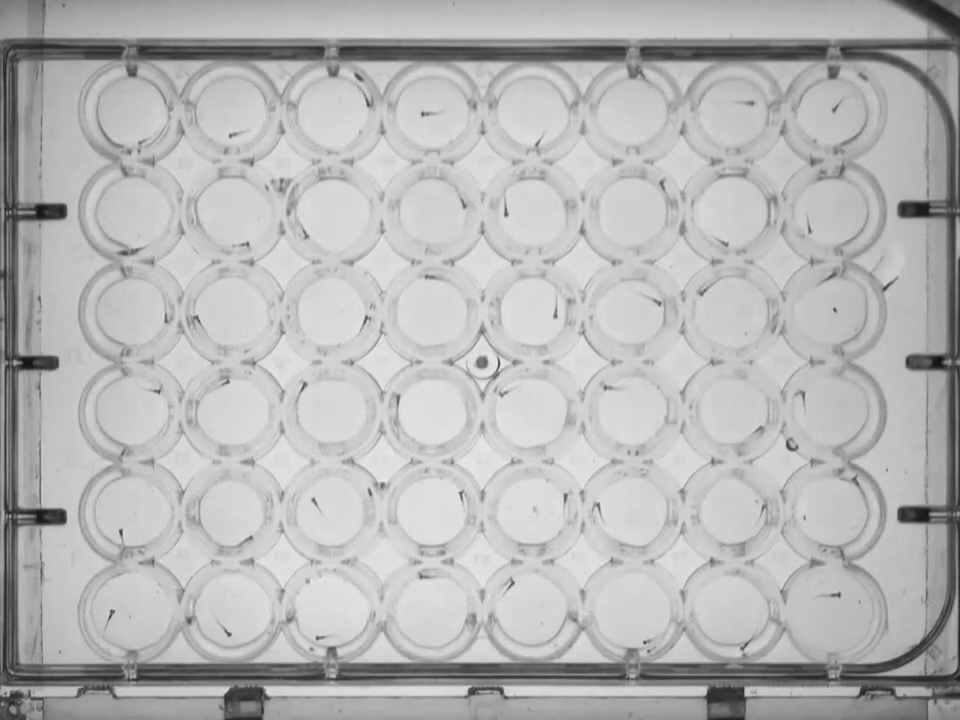
#> input picture zebrafish.png, 960 x 720 px
$ python Find_Well_Plates.py
#> lines starting #> are read from the running program, lines starting #| are printed output that depends on the picture; after the words box and inside, x2 and y2 are one past the last pixel; in counts of white or black regions, pixels touching at a corner belong together
import numpy as np
import cv2 as cv
import imageio

# [10 lines left out: function pop_element_of_2D_array, not called in this run]

def get_circles_of_similar_radius(circ_arr):

    def iterator(circ_arr, grouped_list):
        threshold = 5
        circ = circ_arr[0,...]
        radius = circ[2]

        grouped_array = circ
        # First row is temporary
        ungrouped_array = np.zeros(circ.shape)
        for idx, other_circ in enumerate(circ_arr[1:,...]):
            other_radius = other_circ[2]
            radius_diff = np.abs(other_radius - radius)
            if radius_diff < threshold:
                # Got to do this because numpy is wierd
                if grouped_array.ndim == 2:
                    grouped_array = np.concatenate((grouped_array, other_circ[np.newaxis]), axis=0)
                else:
                    grouped_array = np.stack((grouped_array, other_circ), axis=0)
            else:
                # Got to do this because numpy is wierd
                if ungrouped_array.ndim == 2:
                    ungrouped_array = np.concatenate((ungrouped_array, other_circ[np.newaxis]), axis=0)
                else:
                    ungrouped_array = np.stack((ungrouped_array, other_circ), axis=0)
                # ungrouped_array = np.concatenate((ungrouped_array, other_circ), axis = 0)
        grouped_list.append(grouped_array)

        circles_left = len(ungrouped_array) - 1
        if ungrouped_array.ndim == 1: circles_left = 0
        if circles_left >= 2:
            circ_arr = ungrouped_array[1:,:]
            iterator(circ_arr, grouped_list)

        return grouped_list

    grouped_list = iterator(circ_arr, [])

    # finding the group with the most amount of circles
    largest_amount = 0
    idx_of_largest = 0
    for idx, grouped_arr in enumerate(grouped_list):
        amount = len(grouped_arr)
        if largest_amount <= amount:
            largest_amount = amount
            idx_of_largest = idx

    return grouped_list[idx_of_largest]

def find_top_left_circ_and_bottom_right(circ_arr):
    x_min = np.min(circ_arr[:,0])
    y_min = np.min(circ_arr[:,1])

    x_max = np.max(circ_arr[:,0])
    y_max = np.max(circ_arr[:,1])

    average_radius = np.mean(circ_arr[:,2])
    return np.array([[x_min, y_min, average_radius],
                     [x_max, y_max, average_radius]])

def create_circ_grid(top_left_circ, bottom_right, rows, columns):
    sx, sy = top_left_circ[0:2]
    bx, by = bottom_right[0:2]

    width = (bx - sx) / (columns - 1)
    height = (by - sy) / (rows - 1)

    # Divide width + height by 2 to get average, divide by 2 again to get radius
    radius = (width + height) / 4


    grid_of_circles = np.zeros((rows * columns, 3))
    for row in range(rows):
        for column in range(columns):
            center_x = sx + column * width
            center_y = sy + row * height

            idx = column + (row * columns)
            grid_of_circles[idx, :] = [center_x, center_y, radius]

    return grid_of_circles
# [11 lines of commented-out code are left out]

def error_between_actual_and_grid(circ_arr, grid_of_circles):
    # NOTE: it might be a good idea to take out circles in the grid that have been paired with a circ
    # this is in case some circles start to get paired with similar points on the grid

    average_radius = circ_arr[0,2]

    threshold_percent_to_be_a_good_circ = .2
    distance_threshold = average_radius * threshold_percent_to_be_a_good_circ

    amount_of_good_circs = 0
    minimum_distances = []
    for circ in circ_arr:
        differance_arr = grid_of_circles - circ
        distance_arr = (differance_arr[:,0]** 2 + differance_arr[:,1]**2) ** .5
        min_distance = np.min(distance_arr)

        if min_distance < distance_threshold:
            amount_of_good_circs += 1

        minimum_distances.append(min_distance)
    minimum_distances = np.array(minimum_distances)

    average_min_dist = np.mean(minimum_distances)

    return amount_of_good_circs, average_min_dist

def error(circles, rows, columns):
    circles = get_circles_of_similar_radius(circles)
    top_and_bottom = find_top_left_circ_and_bottom_right(circles)
    grid_of_circles = create_circ_grid(top_and_bottom[0], top_and_bottom[1], rows, columns)
    amount_of_good_circles, average_distance = error_between_actual_and_grid(circles, grid_of_circles)
    return amount_of_good_circles, average_distance, grid_of_circles

# [40 lines left out: function find_circles, not called in this run]

def find_best_set_of_circles(im_path, rows_for_well_plate, columns):
#> called with im_path = 'zebrafish.png', rows_for_well_plate = 6, columns = 8
    src = cv.imread(im_path, cv.IMREAD_COLOR)
#> src is the input picture: shape (720, 960, 3); min 16, max 237, mean 182.4

    gray = cv.cvtColor(src, cv.COLOR_BGR2GRAY)

    gray = cv.medianBlur(gray, 5)

    rows = gray.shape[0]
#> rows = 720

    total_amount_of_circles = rows_for_well_plate * columns
    amount_of_good_circles_so_far = 0
    best_average_distance_so_far = np.inf
    current_best_error = (amount_of_good_circles_so_far, best_average_distance_so_far)
    current_best_grid = None

    # Calculation the values we will try
    smallest_dimension = np.min(gray.shape[:2])
#> smallest_dimension = 720
    smallest_possible_radius = smallest_dimension * .05
#> smallest_possible_radius = 36
    biggest_possible_radius = smallest_dimension * .15
#> biggest_possible_radius = 108
    max_resolution = 50
    if (biggest_possible_radius - smallest_possible_radius) + 1 < max_resolution:
        max_resolution = int( (biggest_possible_radius - smallest_possible_radius) + 1)

    possible_radius = np.linspace(smallest_possible_radius, biggest_possible_radius, max_resolution)
#> possible_radius = 50 values from 36 to 108
    possible_radius = possible_radius.astype(int)

    # Finding the best grid
    for big_radius in possible_radius:
        circles = cv.HoughCircles(gray, cv.HOUGH_GRADIENT, 1, rows / 8,
                                  param1=100, param2=30,
                                  minRadius=1, maxRadius=big_radius)

        if circles is not None:
            circles = circles[0, :]
        else:
            continue
        amount_of_circles = len(circles)
        if amount_of_circles/ total_amount_of_circles < .1:
            # The amount of circles is too few to give a good estimate
            continue
        else:
            amount_of_good_circles, average_distance, grid_of_circles = error(circles, rows_for_well_plate, columns)
            if amount_of_good_circles >= amount_of_good_circles_so_far:
                if average_distance < best_average_distance_so_far:
                    amount_of_good_circles_so_far = amount_of_good_circles
                    best_average_distance_so_far = average_distance
                    current_best_grid = grid_of_circles
#> this loop made 50 passes
#> amount_of_circles on passes 1, 7, 14, 15: 6, 20, 41, 43
#> amount_of_circles on passes 2, 3, 4, 5, 6, 8: 9, 11, 14, 17, 19, 21

    if current_best_grid is not None:
        np.save('grid.npy', current_best_grid)

        # Drawing
        circles = current_best_grid
        circles = np.uint16(np.around(circles))
        for idx, i in enumerate(circles):
            center = (i[0], i[1])
            # circle center
            cv.circle(src, center, 1, (0, 100, 100), 3)
            # circle outline
            radius = i[2]
            cv.circle(src, center, radius, (255, 0, 255), 3)
#> this loop made 48 passes
#> i on passes 1 to 12: [130, 114, 50], [231, 114, 50], [332, 114, 50], [433, 114, 50], [533, 114, 50], [634, 114, 50], [735, 114, 50], [836, 114, 50], [130, 214, 50], [231, 214, 50], [332, 214, 50], [433, 214, 50]
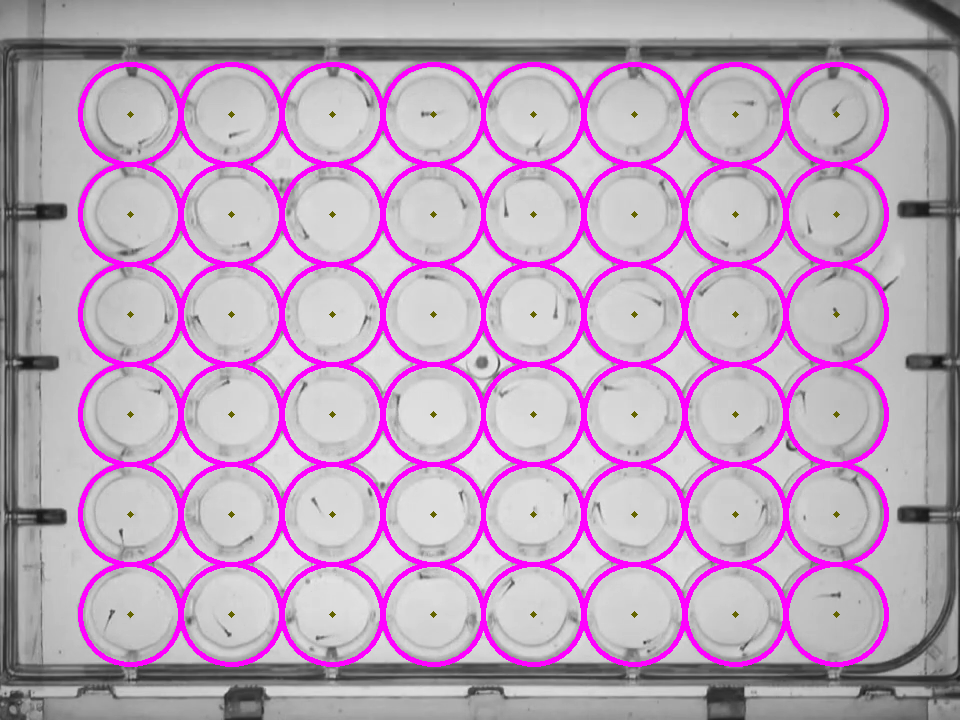
#> src: shape (720, 960, 3); 10.07% of pixels changed, all inside (x1, y1, x2, y2) = (78, 62, 889, 667)
        cv.imwrite('result.png', src)


im_path = 'zebrafish.png'
# find_circles(im_path)

# im_path = 'other_well_plate_image.jpg'
# im_path = 'well_plate4.png'

find_best_set_of_circles(im_path, 6,8)

$ run again, with other_well_plate_image.jpg saved as zebrafish.png
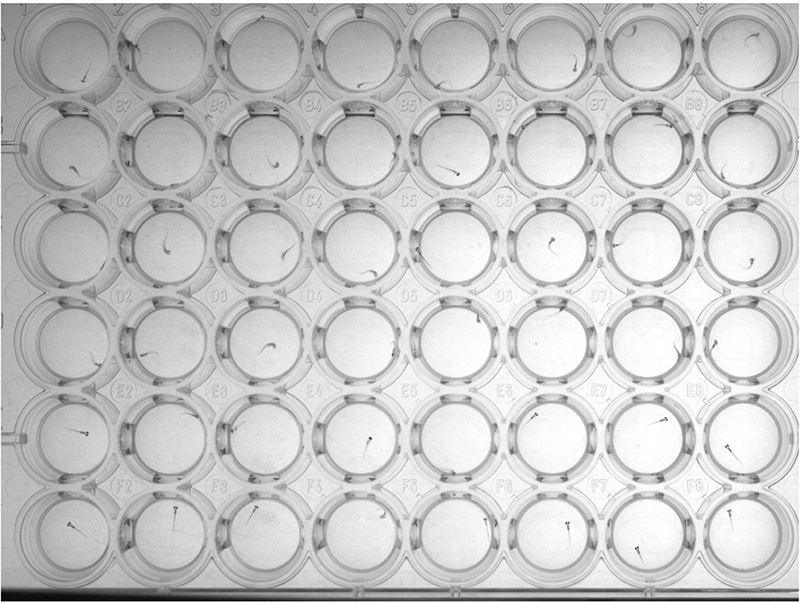
#> input picture other_well_plate_image.jpg, 800 x 603 px
#> in find_best_set_of_circles, src is the input picture: shape (603, 800, 3); min 0, max 255, mean 198.3
#> the loop in find_best_set_of_circles, `for big_radius in possible_radius:` made 50 passes
#> amount_of_circles on pass 5: 46
#> the loop in find_best_set_of_circles, `for idx, i in enumerate(circles):` made 48 passes
#> i on passes 1 to 8: [74, 54, 48], [169, 54, 48], [265, 54, 48], [361, 54, 48], [456, 54, 48], [552, 54, 48], [648, 54, 48], [744, 54, 48]
#> after the loop in find_best_set_of_circles, `for idx, i in enumerate(circles):`:
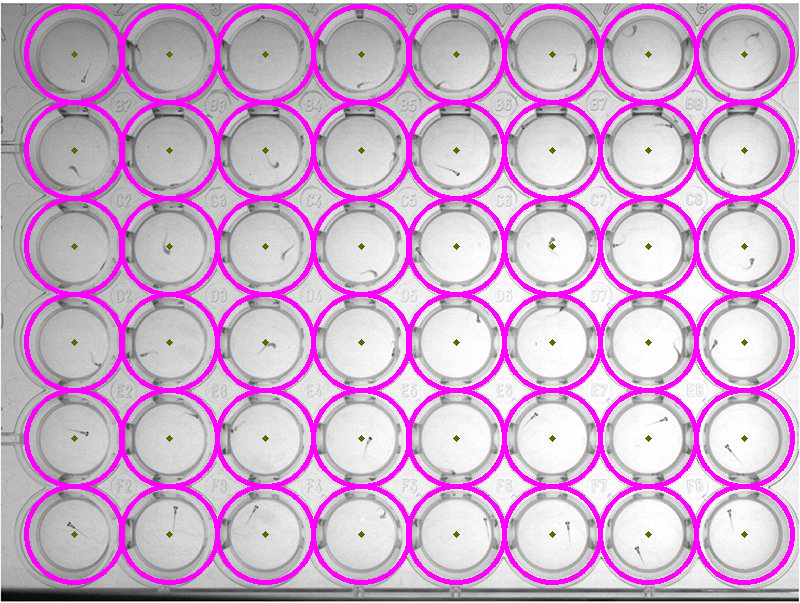
#> src: shape (603, 800, 3); 13.09% of pixels changed, all inside (x1, y1, x2, y2) = (24, 4, 795, 585)
